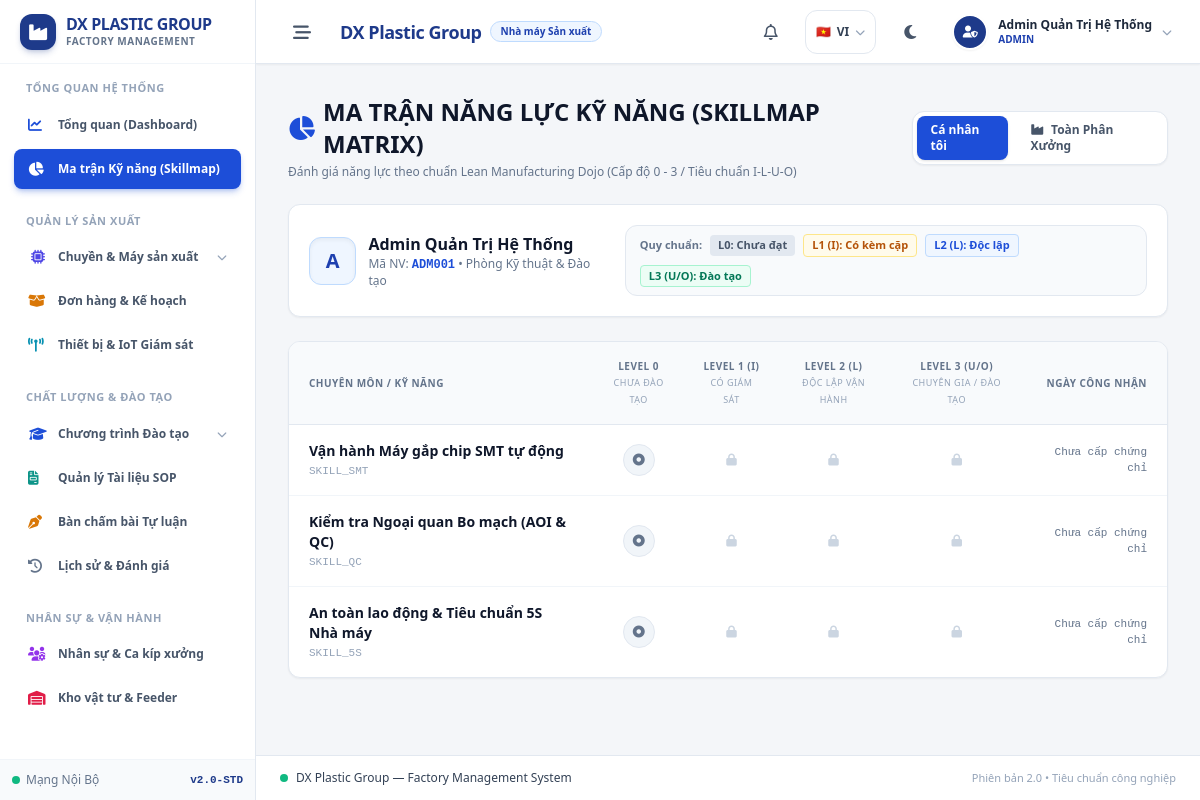
/skillmap.php (signed in), run on the app's committed database.
### tables this page shows
CREATE TABLE skills (
    id BIGINT UNSIGNED AUTO_INCREMENT PRIMARY KEY,
    code VARCHAR(50) NOT NULL UNIQUE,
    name VARCHAR(150) NOT NULL,
    description TEXT,
    created_at TIMESTAMP DEFAULT CURRENT_TIMESTAMP
);

### includes/auth.php (called while the page is built, shortened)
<?php
function getAuthUser(): ?array {
    return $_SESSION['auth_user'] ?? null;
}

### includes/skillmap.php (called while the page is built, shortened)
<?php
function getUserSkillmap(int $userId): array {
    $db = getDB();
    $stmt = $db->prepare('
        SELECT s.id AS skill_id, s.code, s.name AS skill_name, s.description,
               COALESCE(us.current_level, 0) AS current_level,
               us.certified_at,
               u_cert.full_name AS certified_by_name
        FROM skills s
        LEFT JOIN user_skills us ON us.skill_id = s.id AND us.user_id = :uid
        LEFT JOIN users u_cert ON u_cert.id = us.certified_by
        ORDER BY s.id ASC
    ');
    $stmt->execute(['uid' => $userId]);
    return $stmt->fetchAll();
}

### skillmap.php (the view, shortened to what this page needs)
<?php
require_once __DIR__ . '/includes/auth.php';
require_once __DIR__ . '/includes/skillmap.php';
$currentUser = getAuthUser();
$isTrainerOrAdmin = in_array($currentUser['role'], ['TRAINER', 'ADMIN'], true);
$viewMode = ($_GET['mode'] ?? 'personal');
$personalSkills = getUserSkillmap($currentUser['id']);
require_once __DIR__ . '/includes/header.php';
?>
<div class="flex flex-col sm:flex-row sm:items-center justify-between gap-4 mb-6">
    <div>
        <h1 class="text-xl sm:text-2xl font-black text-slate-900 dark:text-white flex items-center space-x-2">
            <i class="fa-solid fa-chart-pie text-blue-700 dark:text-blue-400"></i>
            <span>MA TRẬN NĂNG LỰC KỸ NĂNG (SKILLMAP MATRIX)</span>
        </h1>
        <p class="text-xs text-slate-500 dark:text-slate-400 mt-1">
            Đánh giá năng lực theo chuẩn Lean Manufacturing Dojo (Cấp độ 0 - 3 / Tiêu chuẩn I-L-U-O)
        </p>
    </div>
    <?php if ($isTrainerOrAdmin): ?>
    <div class="flex items-center space-x-2 bg-white dark:bg-slate-900 p-1 rounded-xl border border-slate-200 dark:border-slate-800 shadow-sm">
        <a href="skillmap.php?mode=personal" class="px-3.5 py-1.5 rounded-lg text-xs font-bold transition <?= $viewMode === 'personal' ? 'bg-[#1D4ED8] text-white shadow' : 'text-slate-600 hover:text-blue-700 dark:text-slate-400' ?>">
            Cá nhân tôi
        </a>
        <a href="skillmap.php?mode=factory" class="px-3.5 py-1.5 rounded-lg text-xs font-bold transition <?= $viewMode === 'factory' ? 'bg-[#1D4ED8] text-white shadow' : 'text-slate-600 hover:text-blue-700 dark:text-slate-400' ?>">
            <i class="fa-solid fa-industry mr-1"></i> Toàn Phân Xưởng
        </a>
    </div>
    <?php endif; ?>
</div>
<?php if ($viewMode === 'personal'): ?>
<div class="bg-white dark:bg-slate-900 border border-slate-200 dark:border-slate-800 rounded-xl p-5 mb-6 flex flex-col sm:flex-row items-start sm:items-center justify-between gap-4 shadow-sm">
    <div class="flex items-center space-x-3">
        <div class="w-12 h-12 rounded-xl bg-blue-50 text-blue-800 dark:bg-blue-950 dark:text-blue-300 border border-blue-200 dark:border-blue-800 flex items-center justify-center text-xl font-bold shadow-inner">
            <?= substr($currentUser['full_name'], 0, 1) ?>
        </div>
        <div>
            <h2 class="text-base font-bold text-slate-900 dark:text-white"><?= htmlspecialchars($currentUser['full_name']) ?></h2>
            <p class="text-xs text-slate-500 dark:text-slate-400">Mã NV: <strong class="text-blue-700 dark:text-blue-400 font-mono"><?= htmlspecialchars($currentUser['employee_code']) ?></strong> • <?= htmlspecialchars($currentUser['department'] ?? 'Xưởng sản xuất') ?></p>
        </div>
    </div>
    <div class="flex items-center gap-2 text-[11px] bg-slate-50 dark:bg-slate-950 px-3.5 py-2 rounded-xl border border-slate-200 dark:border-slate-800 flex-wrap">
        <span class="text-slate-500 font-semibold">Quy chuẩn:</span>
        <span class="px-2 py-0.5 rounded bg-slate-200 text-slate-600 font-bold">L0: Chưa đạt</span>
        <span class="px-2 py-0.5 rounded bg-amber-50 text-amber-700 border border-amber-200 font-bold">L1 (I): Có kèm cặp</span>
        <span class="px-2 py-0.5 rounded bg-blue-50 text-blue-700 border border-blue-200 font-bold">L2 (L): Độc lập</span>
        <span class="px-2 py-0.5 rounded bg-emerald-50 text-emerald-700 border border-emerald-200 font-bold">L3 (U/O): Đào tạo</span>
    </div>
</div>
<div class="bg-white dark:bg-slate-900 border border-slate-200 dark:border-slate-800 rounded-xl overflow-hidden shadow-sm">
    <div class="overflow-x-auto">
        <table class="w-full text-left text-xs">
            <thead class="bg-slate-50 dark:bg-slate-950 text-slate-500 dark:text-slate-400 uppercase text-[10px] tracking-wider border-b border-slate-200 dark:border-slate-800">
                <tr>
                    <th class="py-4 px-5">Chuyên môn / Kỹ năng</th>
                    <th class="py-4 px-4 text-center">Level 0<br><span class="text-[9px] text-slate-400 font-normal">Chưa đào tạo</span></th>
                    <th class="py-4 px-4 text-center">Level 1 (I)<br><span class="text-[9px] text-slate-400 font-normal">Có giám sát</span></th>
                    <th class="py-4 px-4 text-center">Level 2 (L)<br><span class="text-[9px] text-slate-400 font-normal">Độc lập vận hành</span></th>
                    <th class="py-4 px-4 text-center">Level 3 (U/O)<br><span class="text-[9px] text-slate-400 font-normal">Chuyên gia / Đào tạo</span></th>
                    <th class="py-4 px-5 text-right">Ngày công nhận</th>
                </tr>
            </thead>
            <tbody class="divide-y divide-slate-100 dark:divide-slate-800 text-slate-700 dark:text-slate-200">
                <?php foreach ($personalSkills as $s): ?>
                <?php $lvl = (int)$s['current_level']; ?>
                <tr class="hover:bg-slate-50 dark:hover:bg-slate-800/50 transition">
                    <td class="py-4 px-5">
                        <p class="font-bold text-slate-900 dark:text-white text-sm"><?= htmlspecialchars($s['skill_name']) ?></p>
                        <p class="text-[11px] text-slate-400 mt-0.5 font-mono"><?= htmlspecialchars($s['code']) ?></p>
                    </td>
                    <td class="py-4 px-4 text-center">
                        <?php if ($lvl === 0): ?>
                            <span class="inline-flex items-center justify-center w-8 h-8 rounded-full bg-slate-100 text-slate-500 font-bold border border-slate-200">
                                <i class="fa-solid fa-circle-dot"></i>
                            </span>
                        <?php else: ?>
                            <span class="text-slate-300">-</span>
                        <?php endif; ?>
                    </td>
                    <td class="py-4 px-4 text-center">
                        <?php if ($lvl >= 1): ?>
                            <span class="inline-flex items-center justify-center w-8 h-8 rounded-full bg-amber-50 text-amber-600 border border-amber-200 font-bold" title="Cấp 1: Có thể thao tác dưới sự kèm cặp">
                                <i class="fa-solid fa-check"></i>
                            </span>
                        <?php else: ?>
                            <span class="text-slate-300"><i class="fa-solid fa-lock text-xs"></i></span>
                        <?php endif; ?>
                    </td>
                    <td class="py-4 px-4 text-center">
                        <?php if ($lvl >= 2): ?>
                            <span class="inline-flex items-center justify-center w-8 h-8 rounded-full bg-blue-50 text-blue-700 border border-blue-200 font-bold" title="Cấp 2: Độc lập thao tác chuẩn">
                                <i class="fa-solid fa-check-double"></i>
                            </span>
                        <?php else: ?>
                            <span class="text-slate-300"><i class="fa-solid fa-lock text-xs"></i></span>
                        <?php endif; ?>
                    </td>
                    <td class="py-4 px-4 text-center">
                        <?php if ($lvl >= 3): ?>
                            <span class="inline-flex items-center justify-center w-8 h-8 rounded-full bg-emerald-50 text-emerald-600 border border-emerald-200 font-bold" title="Cấp 3: Chuyên gia Dojo">
                                <i class="fa-solid fa-award"></i>
                            </span>
                        <?php else: ?>
                            <span class="text-slate-300"><i class="fa-solid fa-lock text-xs"></i></span>
                        <?php endif; ?>
                    </td>
                    <td class="py-4 px-5 text-right font-mono text-[11px] text-slate-500">
                        <?= !empty($s['certified_at']) ? date('d/m/Y H:i', strtotime($s['certified_at'])) : 'Chưa cấp chứng chỉ' ?>
                    </td>
                </tr>
                <?php endforeach; ?>
            </tbody>
        </table>
    </div>
</div>
<?php endif; ?>
<?php require_once __DIR__ . '/includes/footer.php'; ?>

### includes/header.php (style rules this page uses)
body { background-color: #F4F6F9; }
button, a, input, select { touch-action: manipulation; }

### data on the page
skills: name "Vận hành Máy gắp chip SMT tự động", code "SKILL_SMT"
skills: name "Kiểm tra Ngoại quan Bo mạch (AOI & QC)", code "SKILL_QC"
skills: name "An toàn lao động & Tiêu chuẩn 5S Nhà máy", code "SKILL_5S"

### other printed values
$currentLang "VI"
$currentUser['full_name'] "Admin Quản Trị Hệ Thống"
$currentUser['role'] "ADMIN"
substr($currentUser['full_name'], 0, 1) "A"
$currentUser['employee_code'] "ADM001"
$currentUser['department'] "Phòng Kỹ thuật & Đào tạo"
